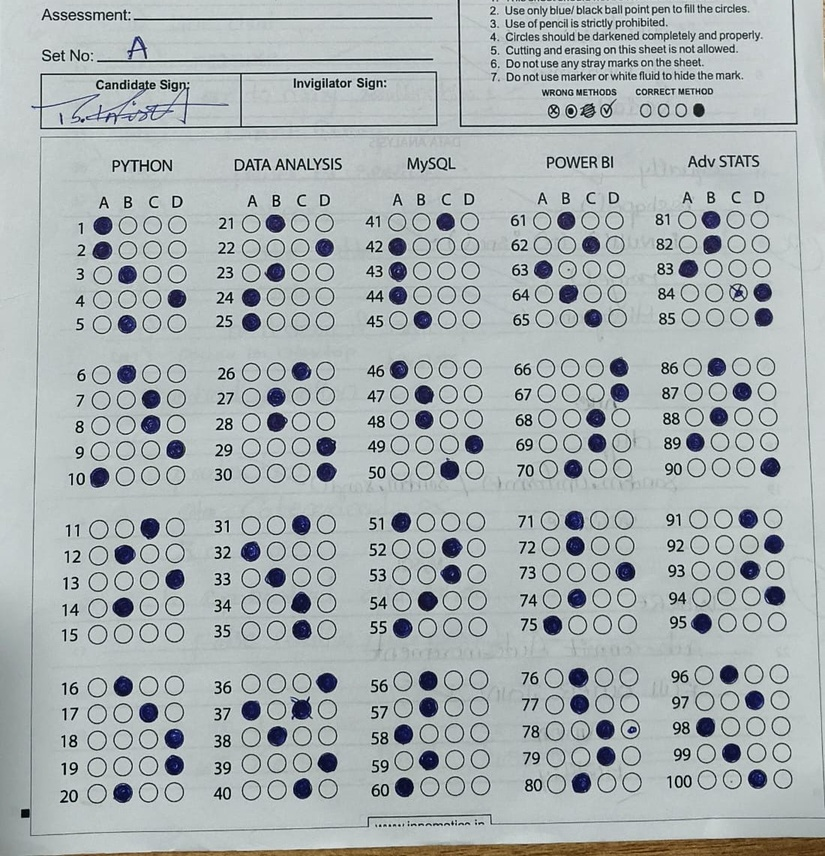
#> input picture data/SetA/Img2.jpeg, 825 x 856 px, shrunk from 1100 x 1141 before the run; its folder holds only this picture in this run
$ python preprocess_images.py
#> lines starting #> are read from the running program, lines starting #| are printed output that depends on the picture
import os
import cv2
from PIL import Image, ImageEnhance

def enhance_image(image_path, output_path, contrast_factor=1.5, sharpness_factor=1.2):
    """
    Enhances the contrast and sharpness of an image.
    """
#> called with image_path = 'data/SetA/Img2.jpeg', output_path = 'data/processed/SetA/Img2.jpeg', contrast_factor = 1.5, sharpness_factor = 1.2
    try:
        with Image.open(image_path) as img:
            # Enhance Contrast
#> img is the input picture: PIL image 825x856 RGB; mean R, G, B 169.8, 177.4, 178.6
            enhancer = ImageEnhance.Contrast(img)
            img_contrasted = enhancer.enhance(contrast_factor)
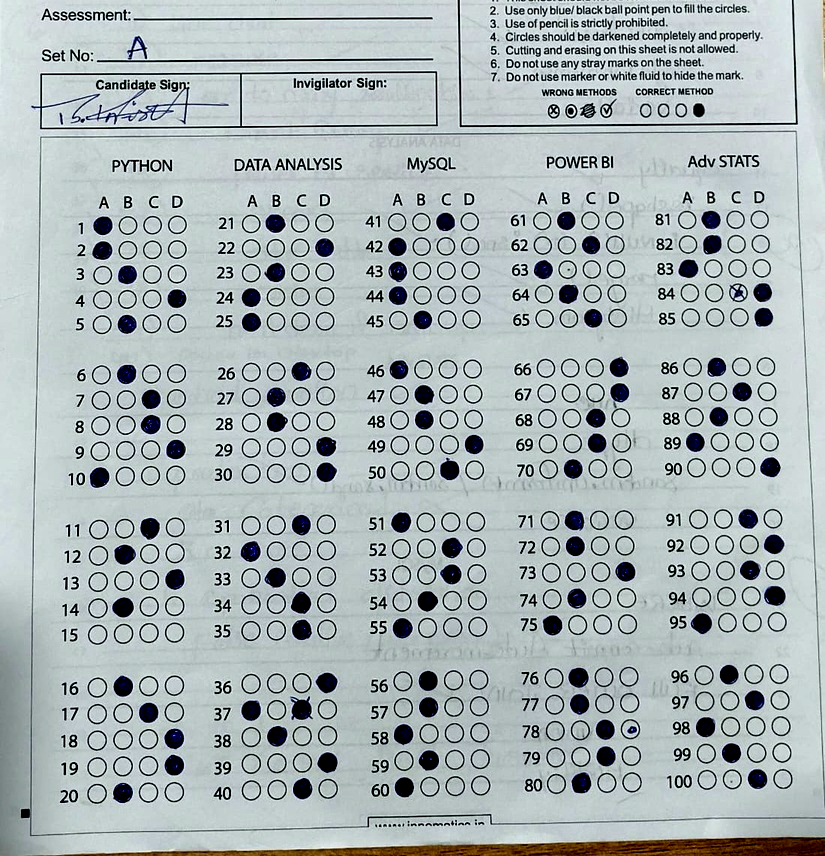
#> img_contrasted: PIL image 825x856 RGB; mean R, G, B 169.6, 180.6, 181.2

            # Enhance Sharpness
            enhancer = ImageEnhance.Sharpness(img_contrasted)
            img_sharp = enhancer.enhance(sharpness_factor)

            img_sharp.save(output_path, quality=95)
        return True
    except Exception as e:
        print(f"Error enhancing {image_path}: {e}")
        return False

def main():
    # Define the folders for your hackathon data
    input_folders = ["data/SetA", "data/SetB"]
    output_parent_folder = "data/processed"

    # Create the main output folder if it doesn't exist
    os.makedirs(output_parent_folder, exist_ok=True)

    print("Starting image pre-processing...")

    for folder in input_folders:
        output_folder = os.path.join(output_parent_folder, os.path.basename(folder))
        os.makedirs(output_folder, exist_ok=True)

        if not os.path.isdir(folder):
            print(f"Warning: Input folder '{folder}' not found. Skipping.")
            continue

        image_files = [f for f in os.listdir(folder) if f.lower().endswith(('.png', '.jpg', '.jpeg'))]

        print(f"\nProcessing {len(image_files)} images in '{folder}'...")

        for filename in image_files:
            input_path = os.path.join(folder, filename)
            output_path = os.path.join(output_folder, filename)

            if enhance_image(input_path, output_path):
                print(f"  ✓ Enhanced '{filename}' and saved to '{output_folder}'")

    print("\nPre-processing complete! The enhanced images are in the 'data/processed' directory.")
    print("Now, run the Streamlit app and upload the images from these new folders.")

if __name__ == "__main__":
    main()
